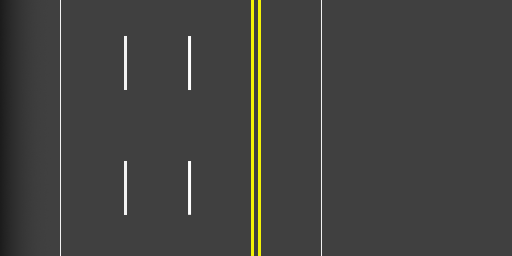
#> input picture addons/road-generator/resources/road_texture.png, 512 x 256 px
$ python detaliu_local.py ../../addons/road-generator/resources/road_texture.png
#> lines starting #> are read from the running program, lines starting #| are printed output that depends on the picture
#!/usr/bin/env python
"""DETALIU LOCAL pe regiuni. Cat de texturata e o suprafata, independent de
cat de luminoasa e sau ce umbra cade pe ea.

    python tools/bar/detaliu_local.py <captura.png> [--ref docs/.../B_chimneys.png]

De ce exista. Runda 32 a masurat "anizotropie" in banda de jos si a iesit ca
suntem in urma. Era o masuratoare pe regiunea gresita: in banda de jos eram deja
la paritate, iar defectul vizibil (o pana maro plata in cadranul dreapta-sus) e
DEASUPRA benzii. Criticul l-a vazut din poza, fara nicio cifra; cele 32 de runde
de metrici nu-l prinsesera.

Statistica: media abaterii fata de vecinatatea imediata (cei 4 vecini). E oarba
la luminanta si la gradient lin — o panta care se intuneca uniform da ~0 — deci
masoara exact ce ne lipsea: textura de suprafata.

Ancore masurate pe cappadocia_v3 / B_chimneys (31 aug 2026):
    referinta, tot cadrul ............ 3.85
    referinta, cea mai plata dala 20% . 1.63   <- PRAGUL. Nimic sub atat.
    referinta, cea mai bogata dala .... 8.15

Regula: nicio regiune care ocupa peste ~5% din cadru nu are voie sub 1.63.
Cerul nu se numara (e gradient prin definitie) — se da --skip-sky.
"""
import sys
import numpy as np
from PIL import Image

PRAG = 1.63  # cea mai plata dala din referinta


def detail(g: np.ndarray) -> float:
    if g.shape[0] < 3 or g.shape[1] < 3:
        return float("nan")
    return float(np.abs(g[1:-1, 1:-1] - 0.25 * (
        g[:-2, 1:-1] + g[2:, 1:-1] + g[1:-1, :-2] + g[1:-1, 2:])).mean())


def grid(path: str, n: int = 5, skip_sky: bool = True):
#> called with n = 5, skip_sky = True
    g = np.asarray(Image.open(path).convert("RGB")).astype(float).mean(axis=2)
    h, w = g.shape
#> h = 256; w = 512
    out = []
    for r in range(n):
        for c in range(n):
            tile = g[r * h // n:(r + 1) * h // n, c * w // n:(c + 1) * w // n]
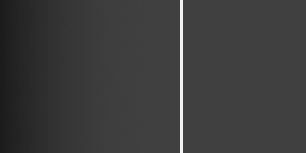
#> tile: shape (51, 102) float64 (shown 3 times larger); min 27, max 242, mean 59.9
            # Cerul: gradient lin, luminos, albastru. Se recunoaste dupa
            # canalul albastru DOMINANT, nu dupa cat e de plat — altfel
            # heuristica sterge exact defectul (o panta plata) pe care sonda
            # exista ca sa-l prinda.
            rgb = np.asarray(Image.open(path).convert("RGB")).astype(float)
            t3 = rgb[r * h // n:(r + 1) * h // n, c * w // n:(c + 1) * w // n]
            sky = (skip_sky and r == 0
                   and t3[:, :, 2].mean() > t3[:, :, 0].mean()
                   and tile.mean() > 140)
#> sky = False
            out.append((detail(tile), r, c, tile.mean(), sky))
    return out


def main() -> int:
    if len(sys.argv) < 2:
        print(__doc__)
        return 2
    tiles = grid(sys.argv[1])
    bad = [t for t in tiles if not t[4] and t[0] < PRAG]
    print("captura: %s" % sys.argv[1])
    print("dale sub prag (%.2f), cerul exclus:" % PRAG)
    for d, r, c, m, _ in sorted(bad):
        print("   %.2f  r%d c%d  luminanta=%.1f" % (d, r, c, m))
    tot = [t[0] for t in tiles if not t[4]]
    print("median=%.2f  min=%.2f" % (np.median(tot), min(tot)))
    if bad:
        print("VERDICT: PROBLEMA — %d dale sub cea mai plata dala din referinta"
              % len(bad))
        return 1
    print("VERDICT: OK")
    return 0


if __name__ == "__main__":
#> (the run stopped early here; a loop or call above may not have finished)
